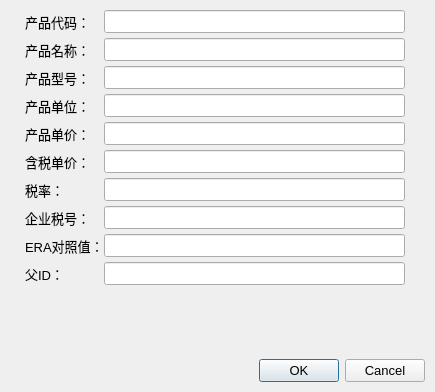
<?xml version="1.0" encoding="UTF-8"?>
<ui version="4.0">
 <class>Dialog</class>
 <widget class="QDialog" name="Dialog">
  <property name="geometry">
   <rect>
    <x>0</x>
    <y>0</y>
    <width>435</width>
    <height>392</height>
   </rect>
  </property>
  <property name="font">
   <font>
    <pointsize>10</pointsize>
   </font>
  </property>
  <property name="windowTitle">
   <string>编辑客户信息</string>
  </property>
  <property name="windowIcon">
   <iconset>
    <normaloff>:/icon/edit.png</normaloff>:/icon/edit.png</iconset>
  </property>
  <layout class="QGridLayout" name="gridLayout">
   <property name="leftMargin">
    <number>25</number>
   </property>
   <property name="topMargin">
    <number>10</number>
   </property>
   <property name="rightMargin">
    <number>10</number>
   </property>
   <property name="bottomMargin">
    <number>10</number>
   </property>
   <property name="horizontalSpacing">
    <number>0</number>
   </property>
   <property name="verticalSpacing">
    <number>5</number>
   </property>
   <item row="3" column="2">
    <widget class="QLineEdit" name="unit_LineEdit"/>
   </item>
   <item row="4" column="0">
    <widget class="QLabel" name="label">
     <property name="text">
      <string>产品单价：</string>
     </property>
    </widget>
   </item>
   <item row="11" column="0" colspan="5">
    <widget class="QDialogButtonBox" name="buttonBox">
     <property name="orientation">
      <enum>Qt::Horizontal</enum>
     </property>
     <property name="standardButtons">
      <set>QDialogButtonBox::Cancel|QDialogButtonBox::Ok</set>
     </property>
    </widget>
   </item>
   <item row="10" column="3">
    <spacer name="verticalSpacer">
     <property name="orientation">
      <enum>Qt::Vertical</enum>
     </property>
     <property name="sizeHint" stdset="0">
      <size>
       <width>20</width>
       <height>40</height>
      </size>
     </property>
    </spacer>
   </item>
   <item row="2" column="0">
    <widget class="QLabel" name="label_Number">
     <property name="text">
      <string>产品型号：</string>
     </property>
    </widget>
   </item>
   <item row="1" column="0">
    <widget class="QLabel" name="label_Name">
     <property name="text">
      <string>产品名称：</string>
     </property>
    </widget>
   </item>
   <item row="7" column="0">
    <widget class="QLabel" name="label_4">
     <property name="text">
      <string>企业税号：</string>
     </property>
    </widget>
   </item>
   <item row="8" column="0">
    <widget class="QLabel" name="label_5">
     <property name="text">
      <string>ERA对照值：</string>
     </property>
    </widget>
   </item>
   <item row="3" column="0">
    <widget class="QLabel" name="label_Total">
     <property name="text">
      <string>产品单位：</string>
     </property>
    </widget>
   </item>
   <item row="0" column="0">
    <widget class="QLabel" name="label_Number_2">
     <property name="text">
      <string>产品代码：</string>
     </property>
    </widget>
   </item>
   <item row="2" column="2">
    <widget class="QLineEdit" name="type_LineEdit"/>
   </item>
   <item row="1" column="2">
    <widget class="QLineEdit" name="name_LineEdit"/>
   </item>
   <item row="4" column="2">
    <widget class="QLineEdit" name="unit_price_LineEdit"/>
   </item>
   <item row="5" column="0">
    <widget class="QLabel" name="label_2">
     <property name="text">
      <string>含税单价：</string>
     </property>
    </widget>
   </item>
   <item row="6" column="0">
    <widget class="QLabel" name="label_3">
     <property name="text">
      <string>税率：</string>
     </property>
    </widget>
   </item>
   <item row="0" column="2">
    <widget class="QLineEdit" name="code_LineEdit">
     <property name="text">
      <string/>
     </property>
    </widget>
   </item>
   <item row="6" column="2">
    <widget class="QLineEdit" name="tax_LineEdit"/>
   </item>
   <item row="7" column="2">
    <widget class="QLineEdit" name="business_tax_num_LineEdit"/>
   </item>
   <item row="5" column="2">
    <widget class="QLineEdit" name="tax_price_LineEdit"/>
   </item>
   <item row="8" column="2">
    <widget class="QLineEdit" name="erp_id_LineEdit"/>
   </item>
   <item row="9" column="0">
    <widget class="QLabel" name="label_6">
     <property name="text">
      <string>父ID：</string>
     </property>
    </widget>
   </item>
   <item row="9" column="2">
    <widget class="QLineEdit" name="p_id_LineEdit"/>
   </item>
  </layout>
 </widget>
 <tabstops>
  <tabstop>buttonBox</tabstop>
 </tabstops>
 <connections>
  <connection>
   <sender>buttonBox</sender>
   <signal>accepted()</signal>
   <receiver>Dialog</receiver>
   <slot>accept()</slot>
   <hints>
    <hint type="sourcelabel">
     <x>247</x>
     <y>163</y>
    </hint>
    <hint type="destinationlabel">
     <x>157</x>
     <y>206</y>
    </hint>
   </hints>
  </connection>
  <connection>
   <sender>buttonBox</sender>
   <signal>rejected()</signal>
   <receiver>Dialog</receiver>
   <slot>reject()</slot>
   <hints>
    <hint type="sourcelabel">
     <x>308</x>
     <y>166</y>
    </hint>
    <hint type="destinationlabel">
     <x>286</x>
     <y>206</y>
    </hint>
   </hints>
  </connection>
 </connections>
</ui>
